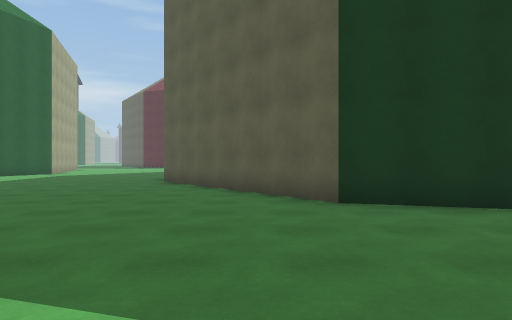
view 1 (above)

20 first-person views from a walk through a Unity game level. The camera is 1.3 m above the floor, looks level and sees 75° across. The floor is counted in squares, 2 m on a side. Each view is taken from the middle of a square. On the plan, view 1 faces up. The plan holds only what a view shows up to about 10 squares ahead; the rest is blank. The place goes on beyond the plan. Surface patterns are stand-ins for the level's own textures.

view 2
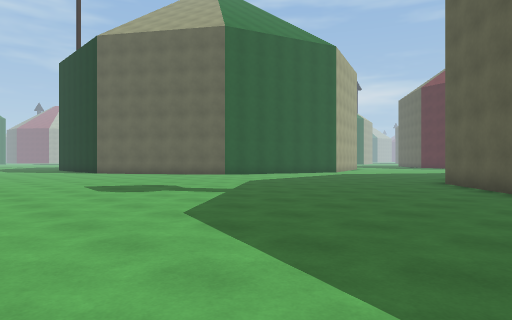

view 3
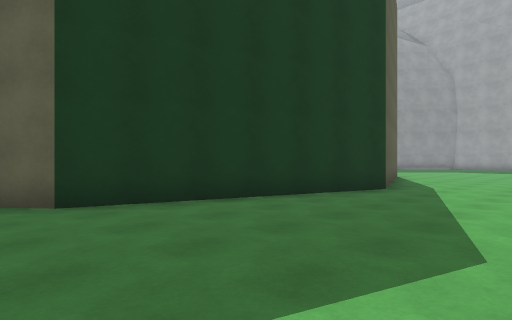

view 4
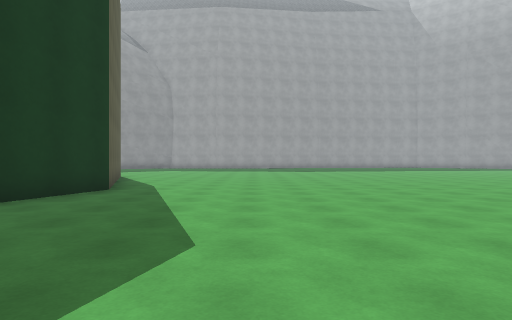

view 5
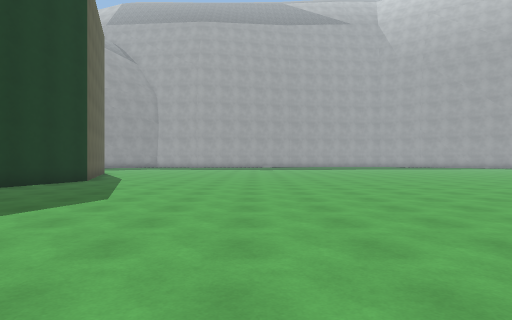

view 6
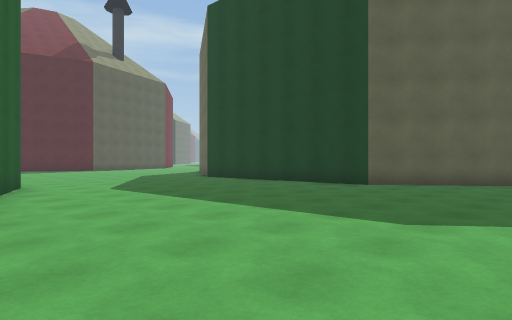

view 7
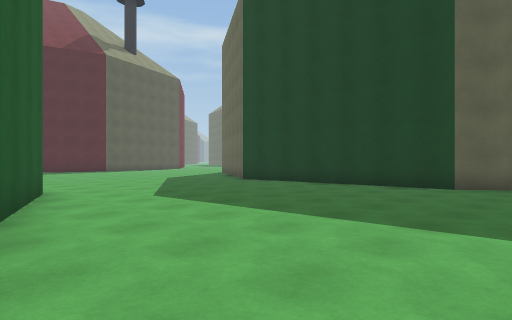

view 8
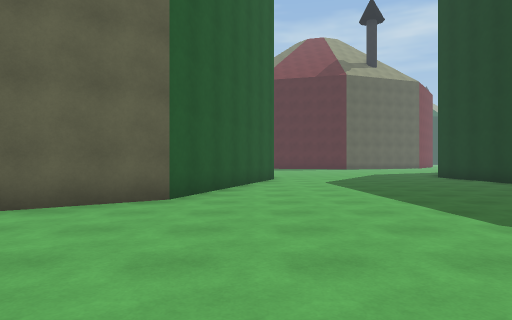

view 9
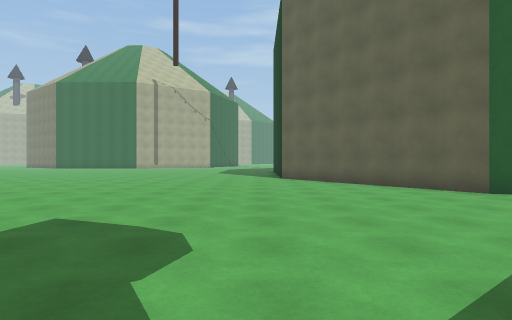

view 10
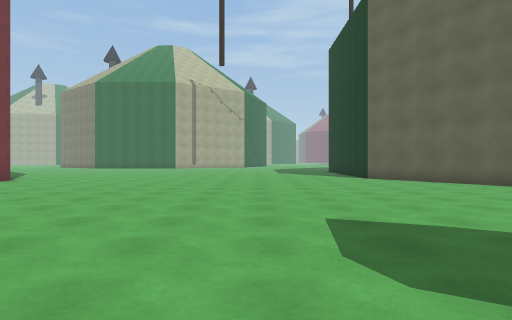

view 11
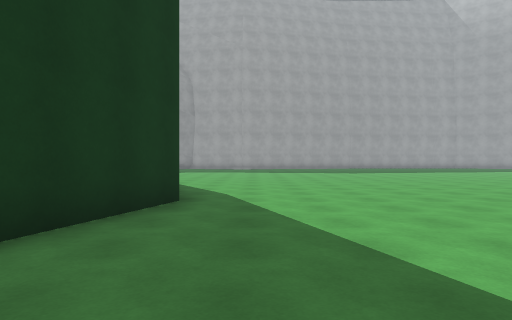

view 12
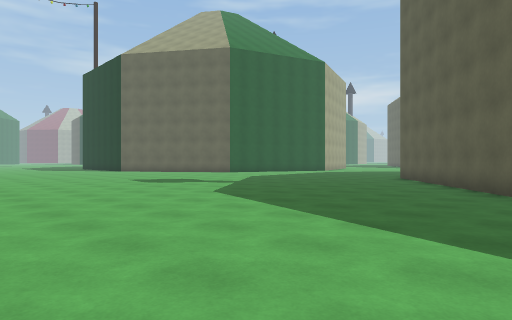

view 13
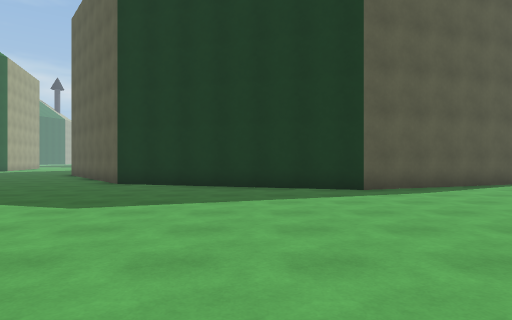

view 14
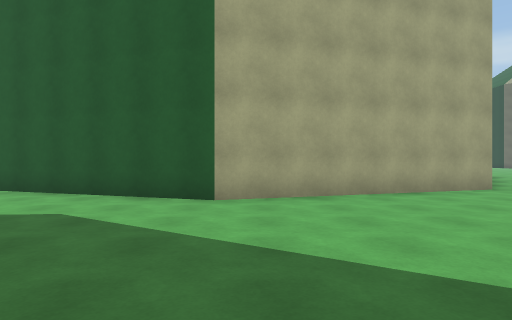

view 15
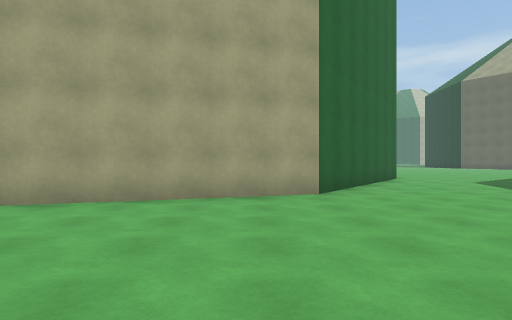

view 16
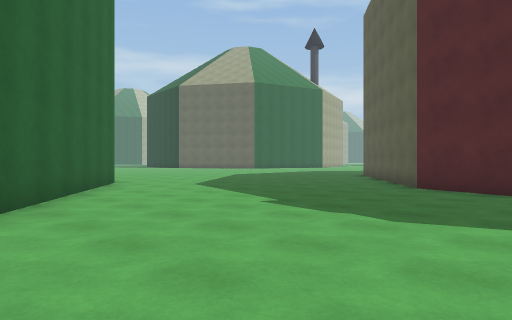

view 17
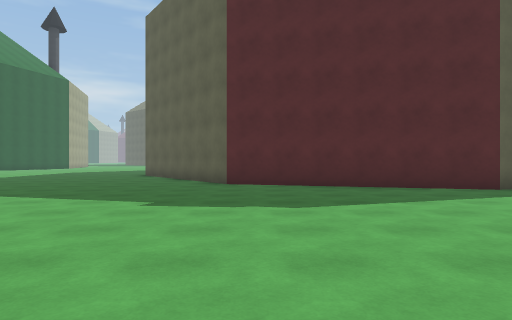

view 18
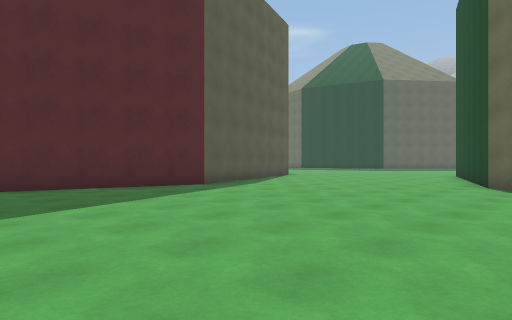

view 19
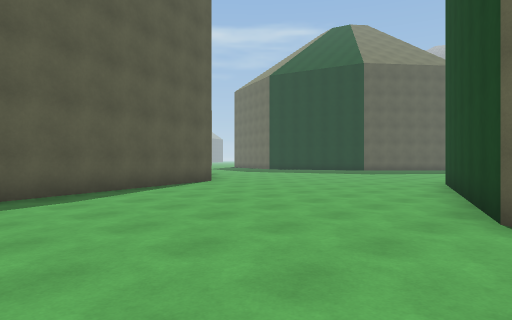

view 20
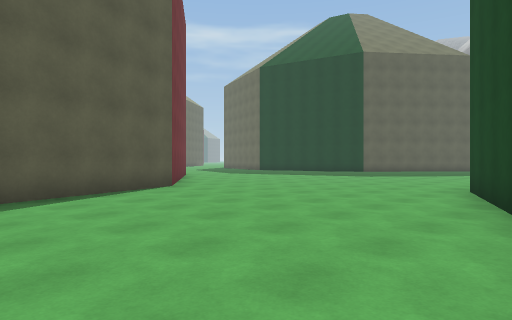

### Floor plan
Points are (right, up) in squares from view 1. A wall is a line through its corners. A room is listed if a view was taken in it or the views show most of it. See-through windows are left out.
Room 1 (views 1, 2, 3, 4, 5, 6, 7, 8, 9, 10, 11, 12, 13, 14, 15, 16, 17, 18, 19, 20)
walls: (-0.2, 21.1) (0.1, 21.6) (5.9, 23.7); (11.8, 4.8) (7.3, 3.2) (1.3, 5) (-2.8, 10.1) (-3.1, 14.3); (-15.5, 24.2) (-11.3, 21.2) (-9.4, 15.3) (-11.4, 9.5) (-15.1, 7); (3.2, 30.4) (2.4, 29.4) (-3.7, 27.3) (-9.8, 29) (-10.9, 30.5)

Positions as (right, up) in squares from view 1, and headings:
1: (0, 0), facing up
2: (0, 0), facing up-left
3: (0, 0), facing up-right
4: (0, 0), facing right
5: (-3, -2), facing right
6: (-11, 6), facing up-right
7: (-11, 8), facing up-right
8: (-10, 4), facing up
9: (-5, 5), facing left
10: (-5, 2), facing left
11: (2, 2), facing right
12: (2, -2), facing up-left
13: (5, -4), facing up
14: (-4, 16), facing left
15: (-5, 20), facing left
16: (-7, 21), facing up-left
17: (-9, 20), facing up
18: (-9, 20), facing up-right
19: (-4, 21), facing up-right
20: (-2, 22), facing up-right
